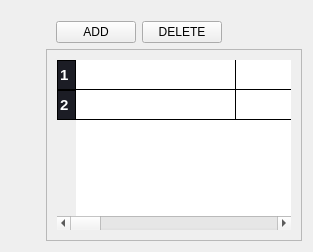
              <widget class="QWidget" name="admintable_stackedWidget">
               <layout class="QVBoxLayout" name="verticalLayout_10">
                <item>
                 <spacer name="verticalSpacer_17">
                  <property name="orientation">
                   <enum>Qt::Vertical</enum>
                  </property>
                  <property name="sizeType">
                   <enum>QSizePolicy::Fixed</enum>
                  </property>
                  <property name="sizeHint" stdset="0">
                   <size>
                    <width>10</width>
                    <height>10</height>
                   </size>
                  </property>
                 </spacer>
                </item>
                <item>
                 <layout class="QHBoxLayout" name="horizontalLayout_25">
                  <item>
                   <spacer name="horizontalSpacer_27">
                    <property name="orientation">
                     <enum>Qt::Horizontal</enum>
                    </property>
                    <property name="sizeType">
                     <enum>QSizePolicy::Fixed</enum>
                    </property>
                    <property name="sizeHint" stdset="0">
                     <size>
                      <width>45</width>
                      <height>20</height>
                     </size>
                    </property>
                   </spacer>
                  </item>
                  <item>
                   <widget class="QPushButton" name="adminAdd_pushButton">
                    <property name="text">
                     <string>ADD</string>
                    </property>
                   </widget>
                  </item>
                  <item>
                   <widget class="QPushButton" name="adminDelete_pushButton">
                    <property name="text">
                     <string>DELETE</string>
                    </property>
                   </widget>
                  </item>
                  <item>
                   <spacer name="horizontalSpacer_30">
                    <property name="orientation">
                     <enum>Qt::Horizontal</enum>
                    </property>
                    <property name="sizeHint" stdset="0">
                     <size>
                      <width>40</width>
                      <height>20</height>
                     </size>
                    </property>
                   </spacer>
                  </item>
                 </layout>
                </item>
                <item>
                 <layout class="QHBoxLayout" name="horizontalLayout_26">
                  <item>
                   <spacer name="horizontalSpacer_31">
                    <property name="orientation">
                     <enum>Qt::Horizontal</enum>
                    </property>
                    <property name="sizeType">
                     <enum>QSizePolicy::Fixed</enum>
                    </property>
                    <property name="sizeHint" stdset="0">
                     <size>
                      <width>35</width>
                      <height>20</height>
                     </size>
                    </property>
                   </spacer>
                  </item>
                  <item>
                   <widget class="QTableWidget" name="admin_tableWidget">
                    <property name="styleSheet">
                     <string notr="true">QTableWidget{ 
  width: 100%;
   padding: 10px;
  text-align: left;
color: white;
}


QHeaderView::section {
color:white;
    background-color:#1C1D25;
    padding: 2px;
    border: 1px solid black;
    font-size: 15px;
font-weight:bold;

}

QTableWidget {
    gridline-color: black;
    font-size: 16px;
}

QTableWidget QTableCornerButton::section {
    background-color:#1C1D25;
    border: 1px solid black;
}</string>
                    </property>
                    <attribute name="horizontalHeaderVisible">
                     <bool>false</bool>
                    </attribute>
                    <attribute name="horizontalHeaderCascadingSectionResizes">
                     <bool>true</bool>
                    </attribute>
                    <attribute name="horizontalHeaderDefaultSectionSize">
                     <number>160</number>
                    </attribute>
                    <attribute name="horizontalHeaderShowSortIndicator" stdset="0">
                     <bool>true</bool>
                    </attribute>
                    <attribute name="horizontalHeaderStretchLastSection">
                     <bool>true</bool>
                    </attribute>
                    <row>
                     <property name="text">
                      <string>1</string>
                     </property>
                    </row>
                    <row>
                     <property name="text">
                      <string>2</string>
                     </property>
                    </row>
                    <column>
                     <property name="text">
                      <string>Admin ID</string>
                     </property>
                    </column>
                    <column>
                     <property name="text">
                      <string>First Name</string>
                     </property>
                    </column>
                    <column>
                     <property name="text">
                      <string>Last Name</string>
                     </property>
                    </column>
                    <column>
                     <property name="text">
                      <string>Username</string>
                     </property>
                    </column>
                    <column>
                     <property name="text">
                      <string>Password</string>
                     </property>
                    </column>
                    <column>
                     <property name="text">
                      <string>Contact No.</string>
                     </property>
                    </column>
                    <column>
                     <property name="text">
                      <string>Address</string>
                     </property>
                    </column>
                   </widget>
                  </item>
                 </layout>
                </item>
               </layout>
              </widget>
